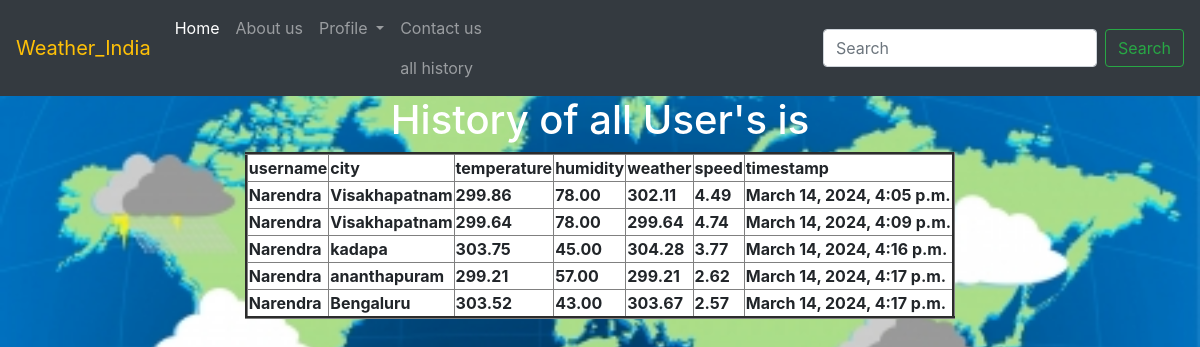
The app's page /all_history/ with its own data.
### app/models.py (models this page shows, shortened)
class WeatherData(models.Model):
    username=models.ForeignKey(User,on_delete=models.CASCADE,default=0)
    city = models.CharField(max_length=100)
    temperature = models.DecimalField(max_digits=5, decimal_places=2)
    humidity = models.DecimalField(max_digits=5, decimal_places=2)
    weather=models.CharField(max_length=10,default=0)
    speed=models.CharField(max_length=10,default=0)
    timestamp = models.DateTimeField(auto_now_add=True)

### app/views.py (the view)
# urls.py: path('all_history/',all_history,name='all_history'),
def all_history(request):
    LOW = WeatherData.objects.all()
    d = {'LOW': LOW}
    return render(request,'all_history.html',d)

### templates/all_history.html (shortened to what this page needs)
{% extends 'dummy.html' %}
{% block body_block %}
<center>
    <h1 class="text-white">History of all User's is </h1>
    <table border="3px" class="bg-white">
        <tr><th>username</th>
            <th>city</th>
            <th>temperature</th>
            <th>humidity</th>
            <th>weather</th>
            <th>speed</th>
            <th>timestamp</th>
        </tr>
{% for obj in LOW %}
        <tr><th>{{obj.username}}</th>
            <th>{{obj.city}}</th>
            <th>{{obj.temperature}}</th>
            <th>{{obj.humidity}}</th>
            <th>{{obj.weather}}</th>
            <th>{{obj.speed}}</th>
            <th>{{obj.timestamp}}</th>
        </tr>
{% endfor %}
    </table>
</center>
{% endblock %}

### templates/dummy.html (shortened to what this page needs)
{% load static %}
<!doctype html>
<html lang="en">
  <head>
    <link rel="stylesheet" href="https://cdn.jsdelivr.net/npm/bootstrap@4.6.2/dist/css/bootstrap.min.css">
  </head>
  <body>
    <nav class="navbar navbar-expand-lg navbar-dark bg-dark">
        <a class="navbar-brand text-warning" href="{% url 'dummy' %}">Weather_India</a>
        <div class="collapse navbar-collapse" id="navbarScroll">
          <ul class="navbar-nav mr-auto my-2 my-lg-0 navbar-nav-scroll" style="max-height: 100px;">
            <li class="nav-item active">
              <a class="nav-link" href="{% url 'dummy' %}">Home<span class="sr-only">(current)</span></a>
            </li>
            <li class="nav-item">
              <a class="nav-link" href="#">About us</a>
            </li>
            <li class="nav-item dropdown">
              <a class="nav-link dropdown-toggle" href="#" role="button" data-toggle="dropdown" aria-expanded="false">
                Profile
              </a>
            </li>
            <li class="nav-item">
            {% if user.is_authenticated %}
              <a class="nav-link" href="{% url 'user_history' %}">user history</a>
            {% else %}
              <a class="nav-link" href="{% url 'dummy' %}">Contact us</a>
              <a class="nav-link" href="{% url 'all_history' %}">all history</a>
            {% endif %}
            </li>
          </ul>
          <form class="d-flex">
            <input class="form-control mr-2" type="search" placeholder="Search" aria-label="Search">
            <button class="btn btn-outline-success" type="submit">Search</button>
          </form>
        </div>
      </nav>
      {% block body_block %}{% endblock %}
  </body>
</html>

### records on screen
WeatherData: username "Narendra", city "Visakhapatnam", temperature "299.86", humidity "78.00", weather "302.11", speed "4.49", timestamp "March 14, 2024, 4:05 p.m."
WeatherData: username "Narendra", city "Visakhapatnam", temperature "299.64", humidity "78.00", weather "299.64", speed "4.74", timestamp "March 14, 2024, 4:09 p.m."
WeatherData: username "Narendra", city "kadapa", temperature "303.75", humidity "45.00", weather "304.28", speed "3.77", timestamp "March 14, 2024, 4:16 p.m."
WeatherData: username "Narendra", city "ananthapuram", temperature "299.21", humidity "57.00", weather "299.21", speed "2.62", timestamp "March 14, 2024, 4:17 p.m."
WeatherData: username "Narendra", city "Bengaluru", temperature "303.52", humidity "43.00", weather "303.67", speed "2.57", timestamp "March 14, 2024, 4:17 p.m."
